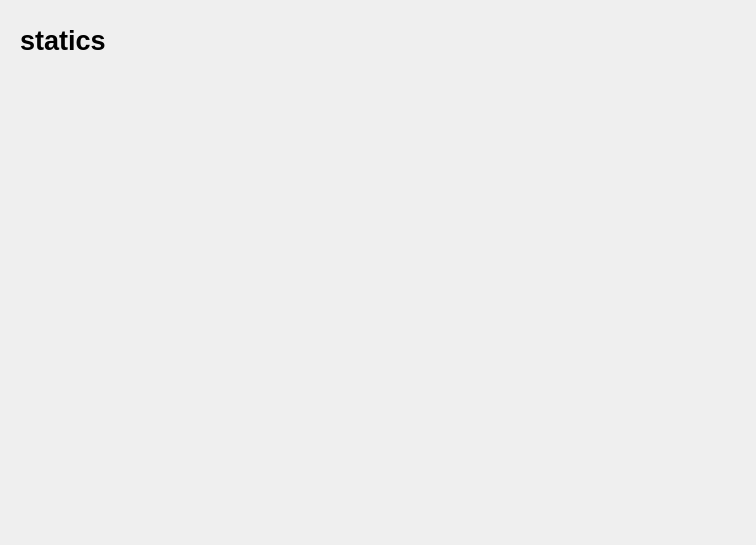
<?xml version="1.0" encoding="UTF-8"?>
<ui version="4.0">
 <class>overlay</class>
 <widget class="QDialog" name="overlay">
  <property name="geometry">
   <rect>
    <x>0</x>
    <y>0</y>
    <width>756</width>
    <height>545</height>
   </rect>
  </property>
  <property name="windowTitle">
   <string>overlay</string>
  </property>
  <widget class="QLabel" name="stats">
   <property name="geometry">
    <rect>
     <x>20</x>
     <y>20</y>
     <width>721</width>
     <height>41</height>
    </rect>
   </property>
   <property name="font">
    <font>
     <pointsize>20</pointsize>
     <weight>75</weight>
     <bold>true</bold>
    </font>
   </property>
   <property name="text">
    <string>statics</string>
   </property>
   <property name="scaledContents">
    <bool>true</bool>
   </property>
  </widget>
 </widget>
 <resources/>
 <connections/>
</ui>
